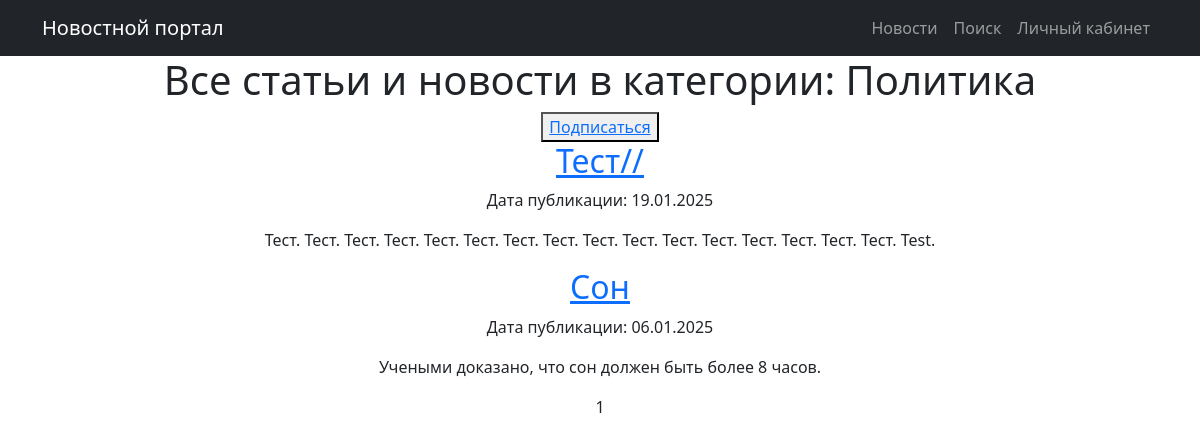
The page /category/1/ (signed in) on the database as committed earlier.
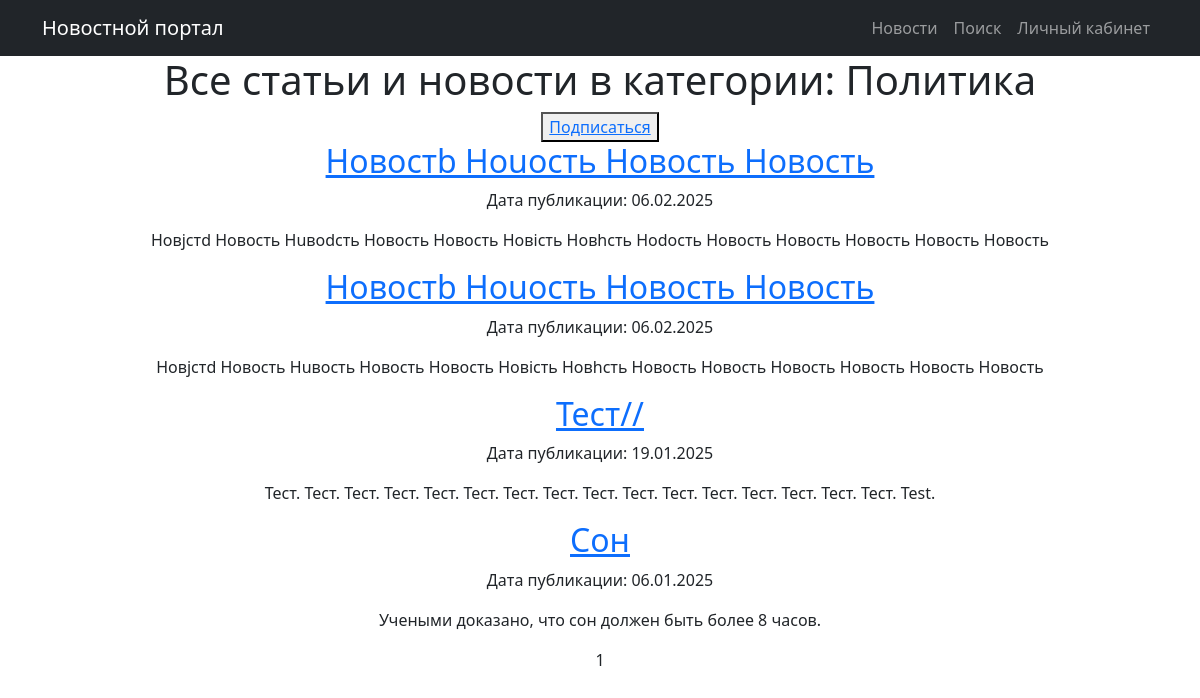
The same page on the database as committed later.
### news/models.py (models this page shows, shortened)
class Category(models.Model):
    name = models.CharField(max_length=64, unique=True)
    subscribers = models.ManyToManyField(User, related_name='subscribers')

class Post(models.Model):
    author = models.ForeignKey(Author, on_delete=models.CASCADE, related_name="posts")
    post_type = models.CharField(max_length=2, choices=POST_TYPES, default=article)
    created_at = models.DateTimeField(auto_now_add=True)
    categories = models.ManyToManyField(Category, through='PostCategory', related_name="posts")
    title = models.CharField(max_length=128)
    content = models.TextField()
    rating = models.IntegerField(default=0)

### news/views.py (the view)
# urls.py: path('category/<int:pk>/', CategoryList.as_view(), name='news_category'),
class CategoryList(LoginRequiredMixin, ListView):
    model = Post
    ordering = '-created_at'
    template_name = 'post/news_category.html'
    context_object_name = 'news'
    paginate_by = 10
    def __init__(self, *args, **kwargs):
        super().__init__(*args, **kwargs)
        self.category = None
    def get_queryset(self):
        queryset = super().get_queryset()
        self.category = Category.objects.get(pk=self.kwargs.get('pk'))
        queryset = queryset.filter(categories=self.category)
        return queryset
    def get_context_data(self, **kwargs):
        context = super().get_context_data(**kwargs)
        context['category'] = self.category
        return context

### news/templatetags/custom_filters.py (called while the page is built)
@register.filter()
def censor(value):
    if not isinstance(value, str):
        raise TypeError("Фильтр 'censor' может применяться только к строкам.")
    for words in unwanted_words:
        value = value.replace(words[1:], '*' * len(words[1:]))
    return value

### templates/post/news_category.html (shortened to what this page needs)
{% extends 'flatpages/default.html' %}
{% load custom_filters %}
{% block content %}
<h1>Все статьи и новости в категории: {{ category.name }}</h1>
{% if not category in user.subscribers.all %}
<button> <a href="{% url 'subscribe' category.id %}">Подписаться</a> </button>
{% else %}
<h3>Вы уже подписаны на категорию {{ category.name }}</h3>
{% endif %}
    {% for post in news %}
        <h2><a href="{% url 'news_detail' post.id %}">{{post.title|censor}}</a></h2>
        <p>Дата публикации: {{post.created_at|date:"d.m.Y"}}</p>
        <p>{{post.content|truncatewords:20|censor}}</p>
    {% endfor %}
   {{ page_obj.number }}
{% endblock content %}

### templates/flatpages/default.html (shortened to what this page needs)
<!DOCTYPE html>
<html lang="ru">
<head>
    {% load static %}
    <link href="{% static 'css/styles.css' %}" rel="stylesheet" />
</head>
<body>
    <nav class="navbar navbar-expand-lg navbar-dark bg-dark static-top">
        <div class="container">
            <a class="navbar-brand" href="/posts/">Новостной портал</a>
            <div class="collapse navbar-collapse justify-content-end" id="navbarResponsive">
                <ul class="navbar-nav">
                    <li class="nav-item">
                        <a class="nav-link" href="/posts/">Новости</a>
                    </li>
                    <li class="nav-item">
                        <a class="nav-link" href="/posts/search/">Поиск</a>
                    </li>
                    <li class="nav-item">
                        <a class="nav-link" href="/">Личный кабинет</a>
                    </li>
                </ul>
            </div>
        </div>
    </nav>
    <div class="container">
        <div class="row">
            <div class="col-lg-12 text-center">
                {% block content %}{% endblock content %}
            </div>
        </div>
    </div>
</body>
</html>

Rows that differ between the two databases and show on the page:
added Post: title|censor "Новостb Ноuость Новость Новость", created_at "06.02.2025", content|censor "Новjстd Новость Нuвоdсть Новость Новость Новiсть Новhсть Ноdость Новость Новость Новость Новость Новость"
added Post: title|censor "Новостb Ноuость Новость Новость", created_at "06.02.2025", content|censor "Новjстd Новость Нuвость Новость Новость Новiсть Новhсть Новость Новость Новость Новость Новость Новость"
